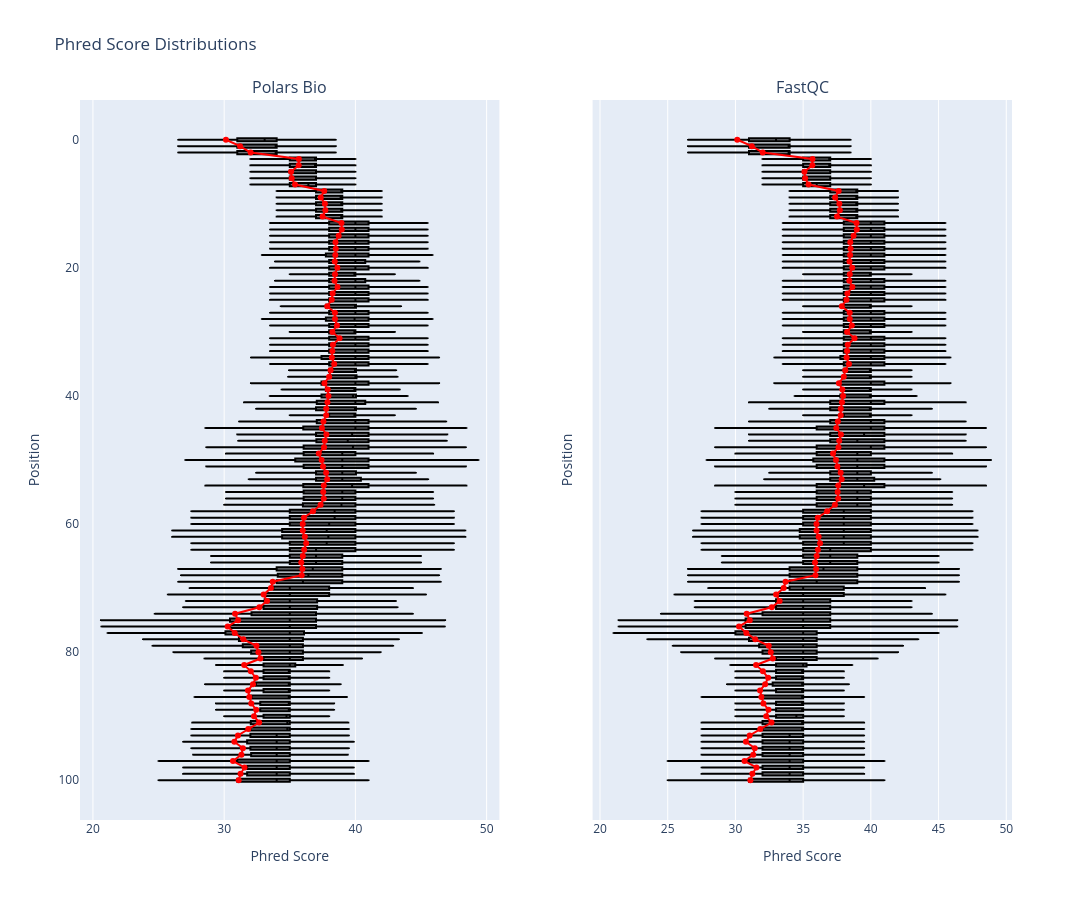

Here is the notebook cell this chart was saved with:
### Code cell
fig = make_subplots(rows=1, cols=2, shared_yaxes=True, horizontal_spacing=0.1,
                    subplot_titles=("Polars Bio", "FastQC"))

def add_custom_boxplot_traces(fig, df, col, name):
    for i, row in df.iterrows():
        pos = row.name
        fig.add_trace(
            go.Box(
                y=[pos], 
                q1=[row['q1']], 
                median=[row['median']], 
                q3=[row['q3']],
                lowerfence=[row['lower']], 
                upperfence=[row['upper']],
                name=str(pos),
                boxpoints=False,
                marker_color='seagreen',
                line=dict(color='black'),
                hovertext=f"Position: {pos}<br>Q1: {row['q1']:.2f}<br>Median: {row['median']:.2f}<br>Q3: {row['q3']:.2f}<br>Avg: {row['average']:.2f}",
                hoverinfo="text",
                orientation='h'
            ),
            row=1, col=col
        )

    fig.add_trace(
        go.Scatter(
            x=df["average"],
            y=df.index,
            mode="lines+markers",
            line=dict(color="red"),
            name=f"{name} Average",
            hoverinfo="x+y"
        ),
        row=1, col=col
    )

add_custom_boxplot_traces(fig, polars_df, col=1, name="Polars Bio")
add_custom_boxplot_traces(fig, fqc_df, col=2, name="FastQC")

fig.update_layout(
    height=900,
    width=1200,
    title_text="Phred Score Distributions",
    showlegend=False
)
fig.update_yaxes(title="Position", autorange="reversed")
fig.update_xaxes(title="Phred Score")

fig.show()
